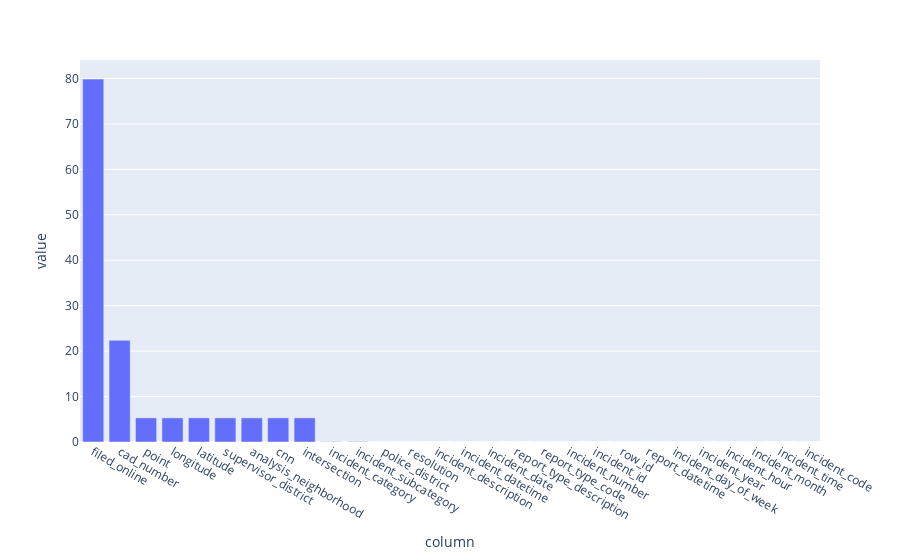

The code cell stored with this chart in its notebook:
### Code cell
col_nan_df = pd.json_normalize(nan_col_dict).transpose().reset_index().rename({0: "value", "index": "column"}, axis = 1).sort_values(by = "value", ascending = False)


exp.bar(col_nan_df, x = "column", y = "value", )

### Figure 1 — Plotly figure (JSON) as saved in the notebook; plotly's stock layout.template omitted (floating-point values rounded to 4 significant figures)
{"data": [{"alignmentgroup": "True", "hovertemplate": "column=%{x}<br>value=%{y}<extra></extra>", "legendgroup": "", "marker": {"color": "#636efa", "pattern": {"shape": ""}}, "name": "", "offsetgroup": "", "orientation": "v", "showlegend": false, "textposition": "auto", "type": "bar", "x": ["filed_online", "cad_number", "point", "longitude", "latitude", "supervisor_district", "analysis_neighborhood", "cnn", "intersection", "incident_category", "incident_subcategory", "police_district", "resolution", "incident_description", "incident_datetime", "incident_date", "report_type_description", "report_type_code", "incident_number", "incident_id", "row_id", "report_datetime", "incident_day_of_week", "incident_year", "incident_hour", "incident_month", "incident_time", "incident_code"], "xaxis": "x", "y": [79.88, 22.37, 5.31, 5.31, 5.31, 5.31, 5.31, 5.31, 5.31, 0.08, 0.08, 0, 0, 0, 0, 0, 0, 0, 0, 0, 0, 0, 0, 0, 0, 0, 0, 0], "yaxis": "y"}], "layout": {"barmode": "relative", "legend": {"tracegroupgap": 0}, "margin": {"t": 60}, "xaxis": {"anchor": "y", "domain": [0, 1], "title": {"text": "column"}}, "yaxis": {"anchor": "x", "domain": [0, 1], "title": {"text": "value"}}}}
